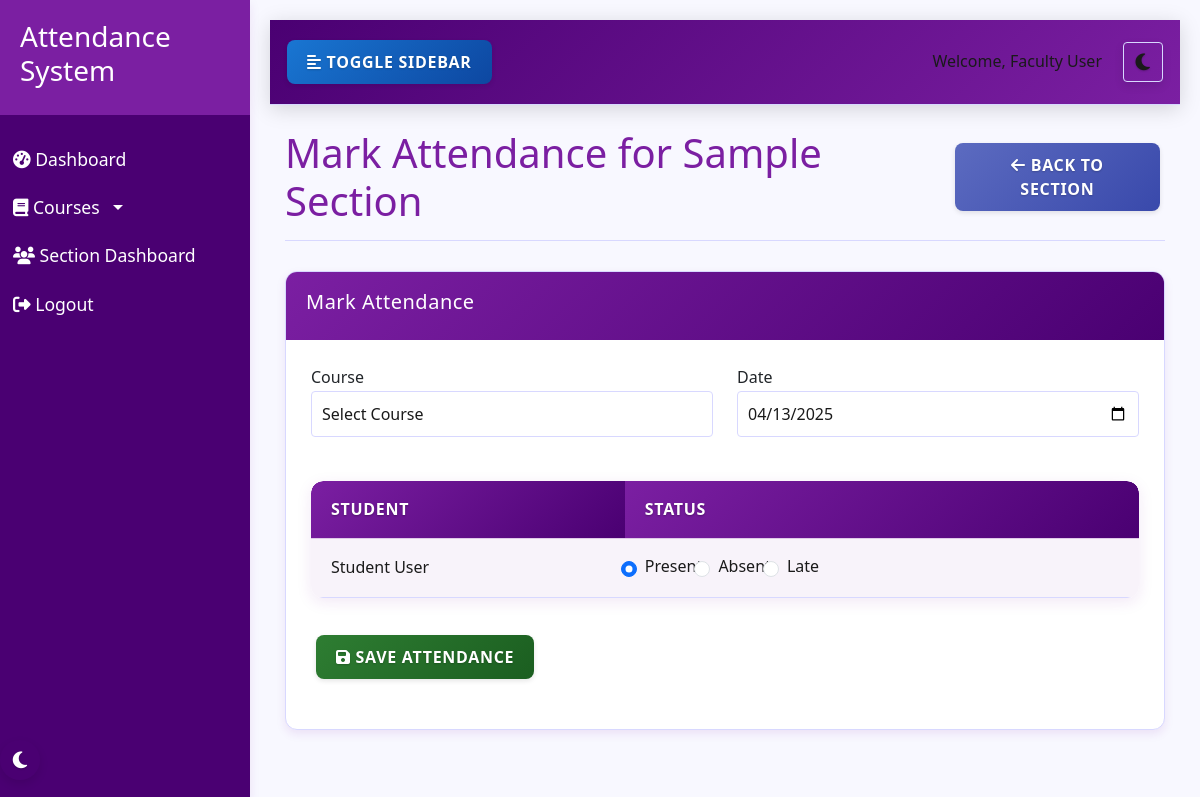
The app's page /section/section/2/mark_attendance (signed in) with its own data.
### models.py (models this page shows, shortened)
class User(db.Model, UserMixin):
    id = db.Column(db.Integer, primary_key=True)
    name = db.Column(db.String(100), nullable=False)
    email = db.Column(db.String(100), unique=True, nullable=False)
    password = db.Column(db.String(200), nullable=False)
    role = db.Column(db.String(20), nullable=False)  # 'admin', 'faculty', 'student'
    department = db.Column(db.String(100), nullable=True)
    profile_pic = db.Column(db.String(200), nullable=True)
    created_at = db.Column(db.DateTime, default=datetime.utcnow)
    attendances = db.relationship('Attendance', foreign_keys='Attendance.user_id', backref='user', lazy=True)
    marked_attendances = db.relationship('Attendance', foreign_keys='Attendance.marked_by', backref='marked_by_user', lazy=True)
    leave_requests = db.relationship('LeaveRequest', foreign_keys='LeaveRequest.user_id', backref='user', lazy=True)
    approved_leaves = db.relationship('LeaveRequest', foreign_keys='LeaveRequest.approved_by', backref='approved_by_user', lazy=True)
    student_sections = db.relationship('Section', secondary=section_students, backref=db.backref('students', lazy='dynamic'))
    teacher_sections = db.relationship('Section', secondary=section_teachers, backref=db.backref('teachers', lazy='dynamic'))

class Section(db.Model):
    id = db.Column(db.Integer, primary_key=True)
    name = db.Column(db.String(100), nullable=False)
    description = db.Column(db.Text, nullable=True)
    created_at = db.Column(db.DateTime, default=datetime.utcnow)
    created_by = db.Column(db.Integer, db.ForeignKey('user.id'), nullable=False)
    creator = db.relationship('User', foreign_keys=[created_by])
    section_courses_rel = db.relationship('Course', secondary=section_courses, overlaps="courses,sections", viewonly=True)

### section_attendance.py (the view, shortened to what this page needs)
@section_bp.route('/section/<int:section_id>/mark_attendance', methods=['GET', 'POST'])
@login_required
def mark_section_attendance(section_id):
    if current_user.role not in ['admin', 'faculty']:
        flash('Access denied. Admin or faculty privileges required.', 'danger')
        return redirect(url_for('section.dashboard'))
    section = Section.query.get_or_404(section_id)
    if current_user.role == 'faculty':
        faculty_courses = Course.query.filter_by(faculty_id=current_user.id).all()
        if not any(course in section.courses for course in faculty_courses):
            flash('You do not have access to this section', 'danger')
            return redirect(url_for('section.dashboard'))
    courses = list(section.courses)
    students = list(section.students)
    return render_template('section/mark_section_attendance.html',
                          section=section,
                          courses=courses,
                          students=students,
                          today=date.today().strftime('%Y-%m-%d'))

### app.py (called while the page is built)
@login_manager.user_loader
def load_user(user_id):
    return User.query.get(int(user_id))

### templates/section/mark_section_attendance.html (shortened to what this page needs)
{% extends 'base.html' %}
{% block content %}
<div class="page-header">
    <h1>Mark Attendance for {{ section.name }}</h1>
    <div>
        <a href="{{ url_for('section.view_section', section_id=section.id) }}" class="btn btn-secondary">
            <i class="fas fa-arrow-left"></i> Back to Section
        </a>
    </div>
</div>
<div class="row">
    <div class="col-md-12">
        <div class="card">
            <div class="card-header">
                <h5 class="card-title">Mark Attendance</h5>
            </div>
            <div class="card-body">
                <form method="POST" action="{{ url_for('section.mark_section_attendance', section_id=section.id) }}">
                    <div class="row mb-4">
                        <div class="col-md-6">
                            <div class="form-group">
                                <label for="course">Course</label>
                                <select name="course_id" id="course" class="form-control" required>
                                    <option value="">Select Course</option>
                                </select>
                            </div>
                        </div>
                        <div class="col-md-6">
                            <div class="form-group">
                                <label for="date">Date</label>
                                <input type="date" name="date" id="date" class="form-control" value="{{ today }}" required>
                            </div>
                        </div>
                    </div>
                    <div class="table-container">
                        <div class="table-responsive">
                            <table class="table">
                                <thead>
                                    <tr>
                                        <th>Student</th>
                                        <th>Status</th>
                                    </tr>
                                </thead>
                                <tbody>
                                    {% for student in students %}
                                    <tr>
                                        <td>{{ student.name }}</td>
                                        <td>
                                            <div class="form-check form-check-inline">
                                                <input class="form-check-input" type="radio" name="status_{{ student.id }}" id="present_{{ student.id }}" value="present" checked>
                                                <label class="form-check-label" for="present_{{ student.id }}">Present</label>
                                            </div>
                                            <div class="form-check form-check-inline">
                                                <input class="form-check-input" type="radio" name="status_{{ student.id }}" id="absent_{{ student.id }}" value="absent">
                                                <label class="form-check-label" for="absent_{{ student.id }}">Absent</label>
                                            </div>
                                            <div class="form-check form-check-inline">
                                                <input class="form-check-input" type="radio" name="status_{{ student.id }}" id="late_{{ student.id }}" value="late">
                                                <label class="form-check-label" for="late_{{ student.id }}">Late</label>
                                            </div>
                                        </td>
                                    </tr>
                                    {% endfor %}
                                </tbody>
                            </table>
                        </div>
                    </div>
                    <div class="form-group mt-4">
                        <button type="submit" class="btn btn-success">
                            <i class="fas fa-save"></i> Save Attendance
                        </button>
                    </div>
                </form>
            </div>
        </div>
    </div>
</div>
{% endblock %}

### templates/base.html (shortened to what this page needs)
<!DOCTYPE html>
<html lang="en">
<head>
    <link rel="stylesheet" href="https://cdn.jsdelivr.net/npm/bootstrap@5.3.0/dist/css/bootstrap.min.css">
    <link rel="stylesheet" href="{{ url_for('static', filename='css/style.css') }}">
    <link rel="stylesheet" href="{{ url_for('static', filename='css/themes.css') }}">
    <link rel="stylesheet" href="{{ url_for('static', filename='css/dark-mode-fixes.css') }}">
    <link rel="stylesheet" href="{{ url_for('static', filename='css/button-fixes.css') }}">
    <link rel="stylesheet" href="{{ url_for('static', filename='css/table-fixes.css') }}">
    <link rel="stylesheet" href="https://cdnjs.cloudflare.com/ajax/libs/font-awesome/6.4.0/css/all.min.css">
</head>
<body>
    <div class="wrapper">
        {% if current_user.is_authenticated %}
        <nav class="sidebar">
            <div class="sidebar-header">
                <h3>Attendance System</h3>
            </div>
            <ul class="list-unstyled components">
                {% if current_user.role == 'admin' %}
                <li>
                    <a href="{{ url_for('admin.dashboard') }}"><i class="fas fa-tachometer-alt"></i> Dashboard</a>
                </li>
                <li>
                    <a href="{{ url_for('admin.manage_users') }}"><i class="fas fa-users"></i> Manage Users</a>
                </li>
                <li>
                    <a href="{{ url_for('admin.manage_courses') }}"><i class="fas fa-book"></i> Manage Courses</a>
                </li>
                <li>
                    <a href="{{ url_for('admin.manage_sections') }}"><i class="fas fa-layer-group"></i> Manage Sections</a>
                </li>
                <li>
                    <a href="{{ url_for('section.dashboard') }}"><i class="fas fa-users"></i> Section Dashboard</a>
                </li>
                <li>
                    <a href="{{ url_for('admin.reports') }}"><i class="fas fa-chart-bar"></i> Reports</a>
                </li>
                <li>
                    <a href="{{ url_for('admin.manage_leaves') }}"><i class="fas fa-calendar-alt"></i> Leave Requests</a>
                </li>
                {% elif current_user.role == 'faculty' %}
                <li>
                    <a href="{{ url_for('faculty.dashboard') }}"><i class="fas fa-tachometer-alt"></i> Dashboard</a>
                </li>
                <li>
                    <a href="javascript:void(0)" class="dropdown-toggle" id="courseDropdown">
                        <i class="fas fa-book"></i> Courses
                    </a>
                </li>
                <li>
                    <a href="{{ url_for('section.dashboard') }}"><i class="fas fa-users"></i> Section Dashboard</a>
                </li>
                {% endif %}
                <li>
                    <a href="{{ url_for('logout') }}"><i class="fas fa-sign-out-alt"></i> Logout</a>
                </li>
            </ul>
            <div class="theme-toggle">
                <button class="theme-toggle-btn" aria-label="Toggle Dark Mode">
                </button>
            </div>
        </nav>
        {% endif %}
        <div id="content" class="{% if current_user.is_authenticated %}with-sidebar{% endif %}">
            {% if current_user.is_authenticated %}
            <nav class="navbar navbar-expand-lg navbar-light bg-light">
                <div class="container-fluid">
                    <button type="button" id="sidebarCollapse" class="btn btn-info">
                        <i class="fas fa-align-left"></i>
                        <span>Toggle Sidebar</span>
                    </button>
                    <div class="d-flex align-items-center">
                        <div class="user-info me-3">
                            <span>Welcome, {{ current_user.name }}</span>
                        </div>
                        <div class="theme-toggle-navbar">
                            <button class="theme-toggle-btn btn btn-sm btn-outline-secondary" aria-label="Toggle Dark Mode">
                            </button>
                        </div>
                    </div>
                </div>
            </nav>
            {% endif %}
            <div class="container mt-4">
                {% block content %}{% endblock %}
            </div>
        </div>
    </div>
</body>
</html>

### static/css/themes.css (style rules this page uses)
[data-theme="light"] { --primary-color: #7b1fa2; --primary-light: #ae52d4; --primary-dark: #4a0072; --accent-color: #ff5722; --text-light: #ffffff; --text-dark: #1a1a1a; --text-primary: #7b1fa2; --text-secondary: #5c6bc0; --background-light: #f8f8ff; --background-dark: #121212; --card-bg-light: #ffffff; --card-bg-dark: #1e1e1e; --border-color-light: #d8d8ff; --border-color-dark: #333333; --shadow-light: 0 4px 10px rgba(123, 31, 162, 0.1); --shadow-dark: 0 4px 10px rgba(0, 0, 0, 0.3); --success-color: #2e7d32; --warning-color: #f57c00; --danger-color: #d32f2f; --info-color: #1976d2; --navbar-bg: #f0e6ff; --input-bg: #ffffff; --input-text: #1a1a1a; --input-border: #d8d8ff; --modal-bg: #ffffff; --dropdown-bg: #ffffff; --dropdown-text: #1a1a1a; --dropdown-hover: #f0e6ff; --table-header-bg: #7b1fa2; --table-header-text: #ffffff; --table-stripe-bg: rgba(123, 31, 162, 0.05); --table-hover-bg: rgba(123, 31, 162, 0.1); --table-border-color: rgba(123, 31, 162, 0.2); --btn-default-bg: #f0e6ff; --btn-default-text: #1a1a1a; --btn-primary-bg: #7b1fa2; --btn-primary-text: #ffffff; --btn-secondary-bg: #5c6bc0; --btn-secondary-text: #ffffff; --btn-success-bg: #2e7d32; --btn-success-text: #ffffff; --btn-danger-bg: #d32f2f; --btn-danger-text: #ffffff; --btn-info-bg: #1976d2; --btn-info-text: #ffffff; --btn-warning-bg: #f57c00; --btn-warning-text: #ffffff; }
body { background-color: var(--background-light); color: var(--text-dark); transition: background-color 0.3s ease, color 0.3s ease; }
.card, .stat-card, .course-card, .feature-card, .login-card { background-color: var(--card-bg-light); border-color: var(--border-color-light); transition: background-color 0.3s ease, border-color 0.3s ease, box-shadow 0.3s ease; }
.navbar { background-color: var(--navbar-bg) !important; border-color: var(--border-color-light); transition: background-color 0.3s ease, border-color 0.3s ease; }
.form-control, .form-select { background-color: var(--input-bg); border-color: var(--input-border); color: var(--input-text); transition: background-color 0.3s ease, border-color 0.3s ease, color 0.3s ease; }
.table { color: var(--text-dark); transition: color 0.3s ease; }
.table td { color: var(--text-dark); }
.table th, .table td { border-color: var(--border-color-light); transition: border-color 0.3s ease; }
.table thead th { background-color: var(--table-header-bg); transition: background-color 0.3s ease; }
.table tbody tr:nth-of-type(odd) { background-color: var(--table-stripe-bg); transition: background-color 0.3s ease; }
.sidebar { background: var(--primary-dark); transition: background-color 0.3s ease; }
.sidebar .sidebar-header { background: var(--primary-color); transition: background-color 0.3s ease; }
.page-header { border-color: var(--border-color-light); transition: border-color 0.3s ease; }
.btn-secondary { background-color: var(--btn-secondary-bg); border-color: var(--btn-secondary-bg); color: var(--btn-secondary-text); }
.btn-success { background-color: var(--btn-success-bg); border-color: var(--btn-success-bg); color: var(--btn-success-text); }
.btn-info { background-color: var(--btn-info-bg); border-color: var(--btn-info-bg); color: var(--btn-info-text); }
a { color: var(--primary-color); transition: color 0.3s ease; }

### static/css/table-fixes.css (style rules this page uses)
.table-container { border-radius: 12px; overflow: hidden; box-shadow: 0 4px 15px rgba(123, 31, 162, 0.1); margin-bottom: 2rem; }
.table { margin-bottom: 0 !important; background-color: transparent !important; font-family: 'Segoe UI', Roboto, 'Helvetica Neue', Arial, sans-serif; }
.table thead th { background: linear-gradient(135deg, var(--primary-color), var(--primary-dark)); color: var(--table-header-text); font-weight: 600; text-transform: uppercase; letter-spacing: 0.7px; padding: 16px 20px; border: none; text-shadow: 0 1px 2px rgba(0, 0, 0, 0.3); }
.table thead th:first-child { border-top-left-radius: 12px; }
.table thead th:last-child { border-top-right-radius: 12px; }
.table td { border-top: 1px solid var(--table-border-color); padding: 15px 20px; vertical-align: middle; background-color: transparent !important; font-weight: 500; }
.table tbody tr:nth-of-type(odd) { background-color: var(--table-stripe-bg); }
.table-responsive { border-radius: 12px; overflow: hidden; }

### records on screen
User: name "Faculty User"
Section: name "Sample Section"
User: name "Student User"
